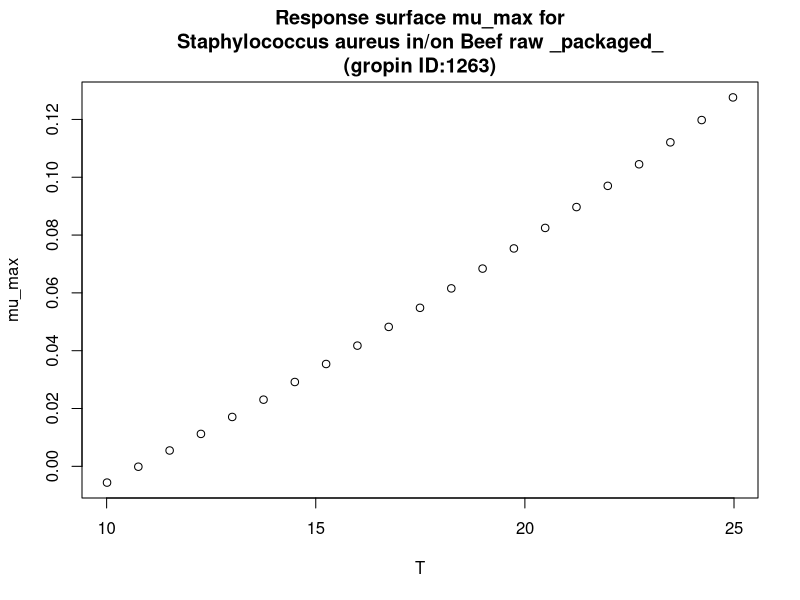

This figure's R source:
#############################
# start of Parameter script
#############################
T <- seq(10.01,24.975024975025,length.out=21)
#############################
# end of Parameter script
#############################
############################# 
# start of Model script Gropin ID 1263 
#############################
 
# constant coefficients for this model
 
variables <- data.frame(T)
argumentsPar <- expand.grid(variables)
 
# heart of the model
response_surface <- function(T) {
   mumax <-0.005052*T-0.06723+0.0001101*T^2

return(mumax=mumax)
} 

# output parameters
mumax <- cbind(argumentsPar,response_surface(argumentsPar['T']))
colnames(mumax) <- c(colnames(argumentsPar),'mumax')
#############################
# End of Model script
#############################
############################# 
# start of Visualisation script Gropin ID 1263 
#############################
plot(T,mumax$mumax,
                          xlab='T',
                          ylab='mu_max',main='Response surface mu_max for
Staphylococcus aureus in/on Beef raw _packaged_
(gropin ID:1263)')
#############################
# End of Visualisation script
#############################
